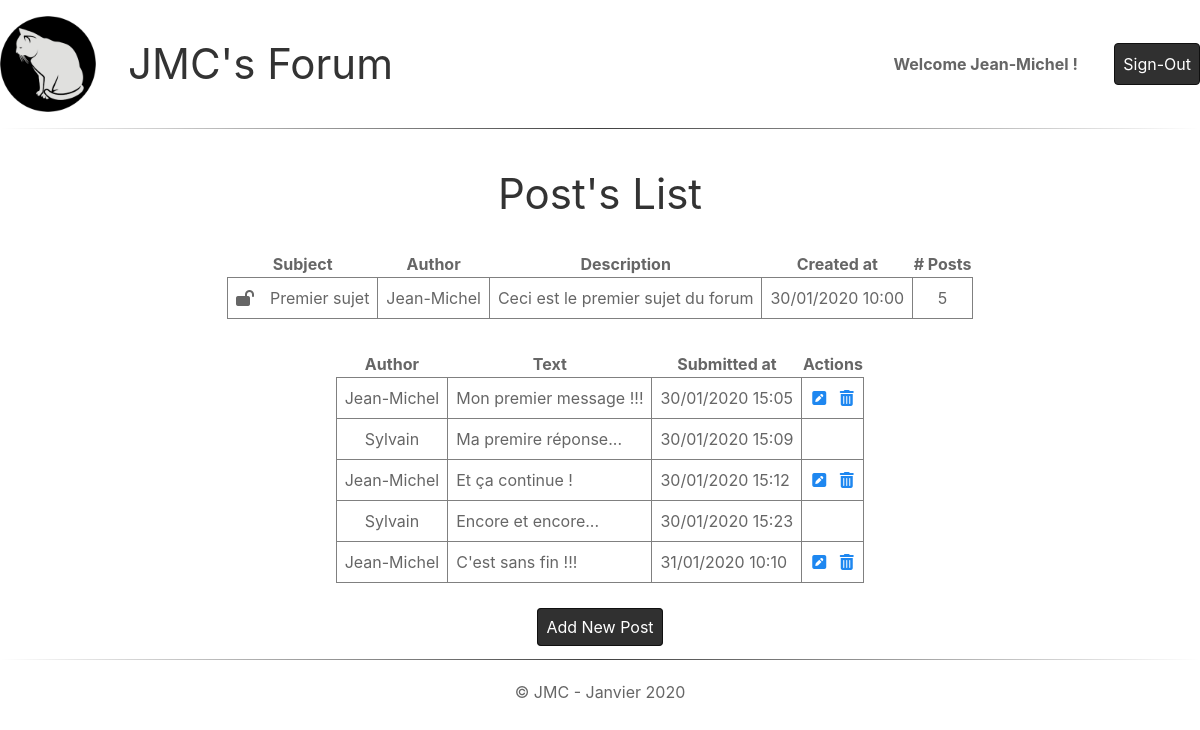
Page /index.php?ctrl=Post&action=list&id=1 (signed in) on the committed database.
### tables this page shows
CREATE TABLE IF NOT EXISTS `topic` (
  `id_topic` int(11) NOT NULL AUTO_INCREMENT,
  `title` varchar(255) NOT NULL,
  `description` text NOT NULL,
  `created_at` datetime NOT NULL DEFAULT CURRENT_TIMESTAMP,
  `id_user` int(11) NOT NULL,
  `is_closed` int(1) NOT NULL DEFAULT '0',
  PRIMARY KEY (`id_topic`),
  KEY `topic_user_FK` (`id_user`),
  CONSTRAINT `topic_user_FK` FOREIGN KEY (`id_user`) REFERENCES `user` (`id_user`)
);

CREATE TABLE IF NOT EXISTS `user` (
  `id_user` int(11) NOT NULL AUTO_INCREMENT,
  `passwd` varchar(255) NOT NULL DEFAULT '0',
  `registered_at` datetime NOT NULL DEFAULT CURRENT_TIMESTAMP,
  `last_visit` datetime NOT NULL DEFAULT CURRENT_TIMESTAMP,
  `firstname` varchar(32) DEFAULT NULL,
  `lastname` varchar(32) DEFAULT NULL,
  `mail` varchar(255) NOT NULL,
  `pseudo` varchar(32) NOT NULL,
  PRIMARY KEY (`id_user`),
  UNIQUE KEY `user_AK` (`pseudo`)
);

CREATE TABLE IF NOT EXISTS `post` (
  `id_post` int(11) NOT NULL AUTO_INCREMENT,
  `text` text NOT NULL,
  `submitted_at` datetime NOT NULL DEFAULT CURRENT_TIMESTAMP,
  `id_topic` int(11) NOT NULL,
  `id_user` int(11) NOT NULL,
  PRIMARY KEY (`id_post`),
  KEY `post_topic_FK` (`id_topic`),
  KEY `post_user_FK` (`id_user`),
  CONSTRAINT `post_topic_FK` FOREIGN KEY (`id_topic`) REFERENCES `topic` (`id_topic`),
  CONSTRAINT `post_user_FK` FOREIGN KEY (`id_user`) REFERENCES `user` (`id_user`)
);

### src/models/PostModel.class.php (called while the page is built, shortened)
<?php
    final class PostModel extends DBC {
        public function getTopic($tid) {
            $sql = "SELECT t.id_topic, t.title, t.description, t.created_at, t.is_closed, u.pseudo, COUNT(p.id_post) AS nb_posts FROM topic t
                    JOIN user u
                    ON t.id_user = u.id_user
                    AND t.id_topic = :tid
                    LEFT JOIN post p
                    ON t.id_topic = p.id_topic" ;
            $stmt = self::$_connexion->prepare($sql) ;
            $args = array("tid" => $tid);
            $stmt->execute($args) ;
            return ($stmt->fetch()) ;
        }
        public function getPostsList($tid) {
            $sql = "SELECT p.id_post, u.pseudo, p.text, p.submitted_at FROM post p, user u
                    WHERE p.id_user = u.id_user
                    AND p.id_topic = :tid
                    ORDER BY p.submitted_at ASC" ;
            $stmt = self::$_connexion->prepare($sql) ;
            $args = array("tid" => $tid);
            $stmt->execute($args) ;
            return ($stmt->fetchAll()) ;
        }
   }
?>

### src/controllers/PostController.class.php (called while the page is built, shortened)
<?php
    require_once MODEL_PATH."PostModel.class.php";
    final class PostController implements ControllerInterface {
        private $_post ;
        public function __construct(){
            $this->_post = new PostModel();
        }
        public function listAction($tid) {
            $_SESSION['topic'] = $this->_post->getTopic($tid) ;
            return array(
                "view" => 'viewPosts.php',
                "data" => $this->_post->getPostsList($tid)
            );
        }
    }
?>

### views/viewPosts.php (the view, shortened to what this page needs)
<?php
    if (isset($_SESSION['user']))
        $pseudo = $_SESSION['user']['pseudo'] ;
    else
        $pseudo = null ;
    if (isset($_SESSION['topic']))
        $topic = $_SESSION['topic'] ;
    else
        $topic = null ;
?>
<h1>Post's List</h1>
<div>
    <table>
        <thead>
            <tr>
                <th class="center" colspan="2">Subject</th>
                <th class="center">Author</th>
                <th class="center">Description</th>
                <th class="center">Created at</th>
                <th class="center"># Posts</th>
            </tr>
        </thead>
        <tbody>
            <tr>
                <td class="center nb-right"><i class="fas fa-<?=($topic['is_closed'] != '0') ? 'lock' : 'lock-open'?>"></i></td>
                <td class="center nb-left"><?=$topic['title']?></td>
                <td class="center"><?=ucwords($topic['pseudo'], "-_\t\r\n\f\v")?></td>
                <td class="left"><?=$topic['description']?></td>
                <td class="center"><?=date_format(new DateTime($topic['created_at']), "d/m/Y H:i")?></td>
                <td class="center"><?=$topic['nb_posts']?></td>
            </tr>
        </tbody>
    </table>
</div>
<?php
    $posts=$result['data'] ;
    if (is_array($posts) && (count($posts) > 0)) {
?>
    <div>
        <table>
            <thead>
                <tr>
                    <th class="center">Author</th>
                    <th class="center">Text</th>
                    <th class="center">Submitted at</th>
                    <th class="center">Actions</th>
                </tr>
            </thead>
            <tbody>
<?php
            foreach($posts as $post) {
?>
                <tr>
                    <td class="center"><?=ucwords($post['pseudo'], "-_\t\r\n\f\v")?></td>
                    <td class="left"><?=$post['text']?></td>
                    <td class="left"><?=date_format(new DateTime($post['submitted_at']), "d/m/Y H:i")?></td>
<?php
                if (($topic['is_closed'] == '0') && ($post['pseudo'] == $pseudo)) {
?>
                    <td class="center">
                        <a href="index.php?ctrl=Post&action=update&id=<?=$post['id_post']?>"><i class="fas fa-pen-square"></i></a>
                        <a href="index.php?ctrl=Post&action=delete&id=<?=$post['id_post']?>" class="del-post"><i class="fas fa-trash-alt"></i></a>
                    </td>
<?php
                } else {
?>
                    <td class="center">&nbsp;</td>
<?php
                }
?>
                </tr>
<?php
            }
?>
            </tbody>
        </table>
    </div>
<?php
    } else {
?>
        <p><strong>No posts yet !</strong></p>
<?php
    }
    if (isset($_SESSION['user']) && isset($_SESSION['topic']) && ($topic['is_closed'] == '0')) {
?>
        <a class="button" href="index.php?ctrl=Post&action=new&id=<?=$_SESSION['topic']['id_topic']?>">Add New Post</a>
<?php
    }
?>

### public/css/style.css (style rules this page uses)
* { box-sizing: border-box; }
.left { text-align: left; }
.center { text-align: center; }
.button { border: 1px solid #101010 ; background-color: #303030; color:white; border-radius: .25em; padding: .5em; text-align: center; text-decoration: none; }
body { max-width: 1200px; margin: auto; }
table { margin: 2em auto; border-collapse: collapse; }
table tr td { border: 1px solid #808080; padding: .5em; }
table td.nb-left { border-left: 0; }
table td.nb-right { border-right: 0; }

### rows in the picture
topic: title "Premier sujet", id_user.pseudo "Jean-Michel", description "Ceci est le premier sujet du forum", created_at "30/01/2020 10:00"
post: id_user.pseudo "Jean-Michel", text "Mon premier message !!!", submitted_at "30/01/2020 15:05"
post: id_user.pseudo "Sylvain", text "Ma premire réponse...", submitted_at "30/01/2020 15:09"
post: id_user.pseudo "Jean-Michel", text "Et ça continue !", submitted_at "30/01/2020 15:12"
post: id_user.pseudo "Sylvain", text "Encore et encore...", submitted_at "30/01/2020 15:23"
post: id_user.pseudo "Jean-Michel", text "C'est sans fin !!!", submitted_at "31/01/2020 10:10"

### other values in the picture
$_SESSION['user']['pseudo'] "Jean-Michel"
$topic['nb_posts'] "5"
